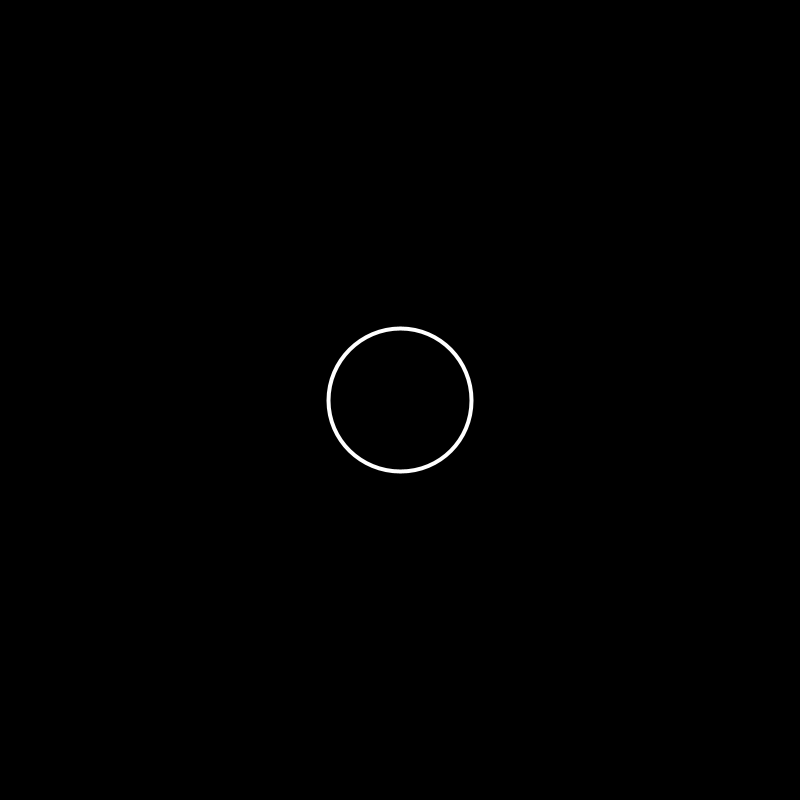
Frame 1 (no input)
Frame 60 (the mouse pressed at the canvas centre just before this capture): identical to frame 1, image omitted
Frame 120 (the mouse held since frame 60 and released just before this capture): identical to frame 1, image omitted

The Processing sketch that drew this single still picture (run headless with seeded random() and noise(); from frame 60 on, the mouse is pressed at the canvas centre):

// Processing sketch: dibujante_circulos
// ── dibujante_circulos.pde
float x_nuevo;
float y_nuevo;
float radio_nuevo;
float x_anterior;
float y_anterior;
float radio_anterior;


void setup() {
  size(800, 800);
  x_nuevo = width/2;
  y_nuevo = height/2;
  radio_nuevo = random(20, 100);
  background(0);
  stroke(255);
  strokeWeight(4);
  noFill();
  ellipse(x_nuevo, y_nuevo, radio_nuevo * 2, radio_nuevo * 2);
}


void draw() {
}

void keyPressed() {
  fill(0,20);
  noStroke();
  rect(0,0,width,height);
  x_anterior = x_nuevo;
  y_anterior = y_nuevo;
  radio_anterior = radio_nuevo;
  x_nuevo = x_nuevo + random(-50,50);
  y_nuevo = y_nuevo + random(-50,50);
  radio_nuevo = dist(x_nuevo, y_nuevo, x_anterior, y_anterior) - radio_anterior;
   stroke(255);
  ellipse(x_nuevo, y_nuevo, radio_nuevo * 2, radio_nuevo * 2);

}
